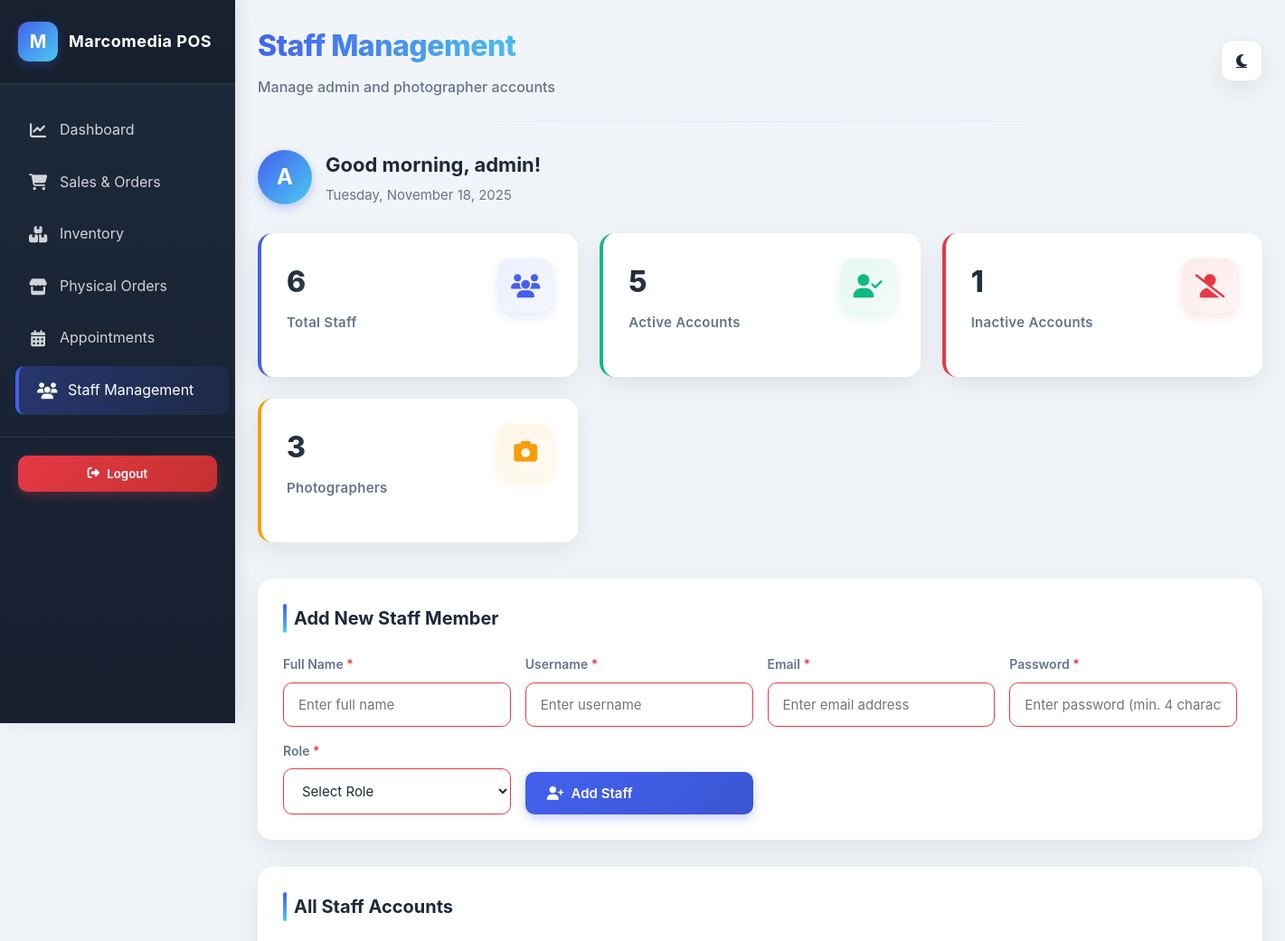
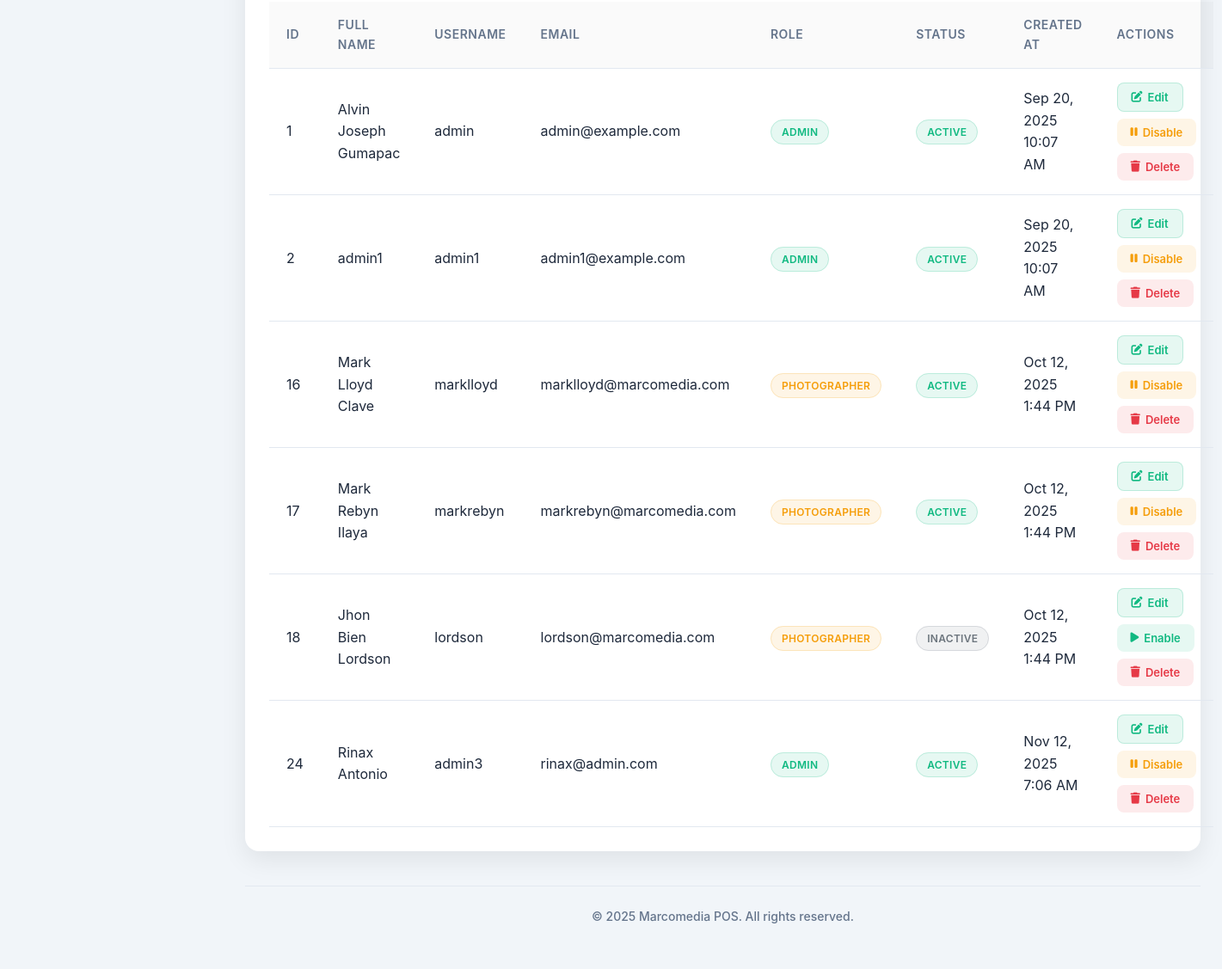
The page /user_management.php (signed in) on the database its author committed (2 pictures, top to bottom).
### tables this page shows
CREATE TABLE IF NOT EXISTS `users` (
  `id` int(11) NOT NULL AUTO_INCREMENT,
  `name` varchar(100) DEFAULT NULL,
  `fullname` varchar(255) NOT NULL,
  `username` varchar(100) NOT NULL,
  `email` varchar(255) NOT NULL,
  `password_hash` varchar(255) NOT NULL,
  `role` enum('admin','photographer','customer') NOT NULL DEFAULT 'customer',
  `created_at` timestamp NOT NULL DEFAULT current_timestamp(),
  `status` enum('active','inactive') DEFAULT 'active',
  `profile_image` varchar(255) DEFAULT NULL,
  PRIMARY KEY (`id`),
  UNIQUE KEY `username` (`username`),
  UNIQUE KEY `email` (`email`),
  UNIQUE KEY `username_2` (`username`)
);

### user_management.php (the view, shortened to what this page needs)
<?php
require 'db.php';
$current_role = $_SESSION['role'];
$users = [];
$admins = [];
$photographers = [];
$activeUsers = 0;
if ($_SESSION['role'] === 'admin') {
    $res = $conn->query("SELECT * FROM users WHERE role IN ('admin', 'photographer') ORDER BY id ASC");
    if ($res) {
        $users = $res->fetch_all(MYSQLI_ASSOC);
        foreach ($users as $user) {
            if ($user['role'] === 'admin') {
                $admins[] = $user;
            } elseif ($user['role'] === 'photographer') {
                $photographers[] = $user;
            }
            if ($user['status'] === 'active') {
                $activeUsers++;
            }
        }
    } else {
        $error = "Could not load users: " . $conn->error;
    }
}
$totalUsers = count($users);
$totalPhotographers = count($photographers);
$inactiveUsers = $totalUsers - $activeUsers;
$hour = date('H');
if ($hour < 12) {
    $greeting = "Good morning";
} elseif ($hour < 18) {
    $greeting = "Good afternoon";
} else {
    $greeting = "Good evening";
}
$username = isset($_SESSION['username']) ? $_SESSION['username'] : 'Admin';
?>
<!DOCTYPE html>
<html lang="en">
<head>
  <link rel="stylesheet" href="https://cdnjs.cloudflare.com/ajax/libs/font-awesome/6.4.0/css/all.min.css">
</head>
<body class="<?php echo $_SESSION['dark_mode'] ? 'dark-mode' : 'light-mode'; ?>">
  <div class="sidebar" id="sidebar">
    <div class="sidebar-header">
        <div class="logo">M</div>
        <div class="sidebar-title">Marcomedia POS</div>
    </div>
    <div class="sidebar-menu">
        <?php if ($current_role === 'admin'): ?>
            <a href="index.php" class="menu-item <?php echo basename($_SERVER['PHP_SELF']) === 'index.php' ? 'active' : ''; ?>">
                <i class="fas fa-chart-line"></i>
                <span class="menu-text">Dashboard</span>
            </a>
            <a href="sales.php" class="menu-item <?php echo basename($_SERVER['PHP_SELF']) === 'sales.php' ? 'active' : ''; ?>">
                <i class="fas fa-shopping-cart"></i>
                <span class="menu-text">Sales & Orders</span>
            </a>
            <a href="stock.php" class="menu-item <?php echo basename($_SERVER['PHP_SELF']) === 'stock.php' ? 'active' : ''; ?>">
                <i class="fas fa-boxes"></i>
                <span class="menu-text">Inventory</span>
            </a>
            <a href="physical_orders.php" class="menu-item <?php echo basename($_SERVER['PHP_SELF']) === 'physical_orders.php' ? 'active' : ''; ?>">
                <i class="fas fa-store"></i>
                <span class="menu-text">Physical Orders</span>
            </a>
            <a href="appointment.php" class="menu-item <?php echo basename($_SERVER['PHP_SELF']) === 'appointment.php' ? 'active' : ''; ?>">
                <i class="fas fa-calendar-alt"></i>
                <span class="menu-text">Appointments</span>
            </a>
            <a href="user_management.php" class="menu-item <?php echo basename($_SERVER['PHP_SELF']) === 'user_management.php' ? 'active' : ''; ?>">
                <i class="fas fa-users"></i>
                <span class="menu-text">Staff Management</span>
            </a>
        <?php endif; ?>
    </div>
    <div class="sidebar-footer">
        <form action="logout.php" method="POST">
            <button type="submit" class="logout-btn">
                <i class="fas fa-sign-out-alt"></i> Logout
            </button>
        </form>
    </div>
  </div>
  <div class="main-content">
    <div class="header">
      <div class="header-title">
        <h1>Staff Management</h1>
        <p>Manage admin and photographer accounts</p>
      </div>
      <div class="header-actions">
        <a href="?toggle_dark_mode=1" class="theme-toggle">
          <i class="fas fa-moon"></i>
        </a>
      </div>
    </div>
    <div class="welcome-container">
      <div class="welcome-avatar"><?php echo strtoupper(substr($username, 0, 1)); ?></div>
      <div class="welcome-text">
        <h2><?php echo $greeting; ?>, <?php echo htmlspecialchars($username); ?>!</h2>
        <p id="current-date"><?php echo date('l, F j, Y'); ?></p>
      </div>
    </div>
    <div class="stats-grid">
      <div class="stat-card">
        <div class="stat-header">
          <div>
            <div class="stat-value"><?php echo $totalUsers; ?></div>
            <div class="stat-label">Total Staff</div>
          </div>
          <div class="stat-icon">
            <i class="fas fa-users"></i>
          </div>
        </div>
      </div>
      <div class="stat-card success">
        <div class="stat-header">
          <div>
            <div class="stat-value"><?php echo $activeUsers; ?></div>
            <div class="stat-label">Active Accounts</div>
          </div>
          <div class="stat-icon">
            <i class="fas fa-user-check"></i>
          </div>
        </div>
      </div>
      <div class="stat-card danger">
        <div class="stat-header">
          <div>
            <div class="stat-value"><?php echo $inactiveUsers; ?></div>
            <div class="stat-label">Inactive Accounts</div>
          </div>
          <div class="stat-icon">
            <i class="fas fa-user-slash"></i>
          </div>
        </div>
      </div>
      <div class="stat-card warning">
        <div class="stat-header">
          <div>
            <div class="stat-value"><?php echo $totalPhotographers; ?></div>
            <div class="stat-label">Photographers</div>
          </div>
          <div class="stat-icon">
            <i class="fas fa-camera"></i>
          </div>
        </div>
      </div>
    </div>
    <div class="form-container">
      <div class="section-header">
        <div class="section-title">Add New Staff Member</div>
      </div>
      <form method="POST" id="addUserForm">
        <div class="form-grid">
          <div class="form-group">
            <label for="fullname" class="required">Full Name</label>
            <input type="text" id="fullname" name="fullname" class="form-control"
                   value="<?php echo htmlspecialchars($_POST['fullname'] ?? ''); ?>"
                   placeholder="Enter full name" required>
          </div>
          <div class="form-group">
            <label for="username" class="required">Username</label>
            <input type="text" id="username" name="username" class="form-control"
                   value="<?php echo htmlspecialchars($_POST['username'] ?? ''); ?>"
                   placeholder="Enter username" required>
          </div>
          <div class="form-group">
            <label for="email" class="required">Email</label>
            <input type="email" id="email" name="email" class="form-control"
                   value="<?php echo htmlspecialchars($_POST['email'] ?? ''); ?>"
                   placeholder="Enter email address" required>
          </div>
          <div class="form-group">
            <label for="password" class="required">Password</label>
            <input type="password" id="password" name="password" class="form-control"
                   placeholder="Enter password (min. 4 characters)" required minlength="4">
          </div>
          <div class="form-group">
            <label for="role" class="required">Role</label>
            <select id="role" name="role" class="form-control" required>
              <option value="">Select Role</option>
            </select>
          </div>
          <div class="form-group">
            <button type="submit" name="add_user" class="btn btn-primary">
              <i class="fas fa-user-plus"></i> Add Staff
            </button>
          </div>
        </div>
      </form>
    </div>
    <div class="table-container">
      <div class="section-header">
        <div class="section-title">All Staff Accounts</div>
      </div>
      <div class="table-responsive">
        <table class="table">
          <thead>
            <tr>
              <th>ID</th>
              <th>Full Name</th>
              <th>Username</th>
              <th>Email</th>
              <th>Role</th>
              <th>Status</th>
              <th>Created At</th>
              <th>Actions</th>
            </tr>
          </thead>
          <tbody>
            <?php if (empty($users)): ?>
              <tr>
                <td colspan="8" style="text-align: center; color: var(--text-muted); padding: 40px;">
                  <i class="fas fa-users" style="font-size: 48px; margin-bottom: 16px; display: block;"></i>
                  No staff accounts found
                </td>
              </tr>
            <?php else: ?>
              <?php foreach ($users as $user): ?>
                <tr>
                  <td><?= $user['id'] ?></td>
                  <td><?= htmlspecialchars($user['fullname']) ?></td>
                  <td><?= htmlspecialchars($user['username']) ?></td>
                  <td><?= htmlspecialchars($user['email']) ?></td>
                  <td>
                    <span class="role-badge <?= $user['role'] === 'admin' ? 'role-admin' : 'role-photographer' ?>">
                      <?= strtoupper($user['role']) ?>
                    </span>
                  </td>
                  <td>
                    <span class="status-badge <?= $user['status'] === 'active' ? 'status-active' : 'status-inactive' ?>">
                      <?= $user['status'] === 'active' ? 'ACTIVE' : 'INACTIVE' ?>
                    </span>
                  </td>
                  <td><?= date('M j, Y g:i A', strtotime($user['created_at'])) ?></td>
                  <td class="action-cell">
                    <button type="button" class="action-btn success edit-user-btn"
                            data-id="<?= $user['id'] ?>"
                            data-fullname="<?= htmlspecialchars($user['fullname']) ?>"
                            data-username="<?= htmlspecialchars($user['username']) ?>"
                            data-email="<?= htmlspecialchars($user['email']) ?>"
                            data-role="<?= $user['role'] ?>"
                            data-status="<?= $user['status'] ?>">
                      <i class="fas fa-edit"></i> Edit
                    </button>
                    <form method="POST" style="display: inline;">
                      <button type="submit" name="toggle_status" class="action-btn <?= $user['status'] === 'active' ? 'warning' : 'success' ?>"
                              onclick="return confirm('Are you sure you want to <?= $user['status'] === 'active' ? 'disable' : 'enable' ?> <?= htmlspecialchars($user['fullname']) ?>?')">
                        <i class="fas fa-<?= $user['status'] === 'active' ? 'pause' : 'play' ?>"></i>
                        <?= $user['status'] === 'active' ? 'Disable' : 'Enable' ?>
                      </button>
                    </form>
                    <form method="POST" style="display: inline;">
                      <button type="submit" name="delete_user" class="action-btn danger"
                              onclick="return confirm('Are you sure you want to delete <?= htmlspecialchars($user['fullname']) ?>? This action cannot be undone.')">
                        <i class="fas fa-trash"></i> Delete
                      </button>
                    </form>
                  </td>
                </tr>
              <?php endforeach; ?>
            <?php endif; ?>
          </tbody>
        </table>
      </div>
    </div>
    <div class="footer">
      <p>&copy; <?php echo date('Y'); ?> Marcomedia POS. All rights reserved.</p>
    </div>
  </div>
</body>
</html>

### rows shown on the page
users: id "1", fullname "Alvin Joseph Gumapac", username "admin", email "admin@example.com", role "ADMIN", status "ACTIVE", created_at "Sep 20, 2025 10:07 AM"
users: id "2", fullname "admin1", username "admin1", email "admin1@example.com", role "ADMIN", status "ACTIVE", created_at "Sep 20, 2025 10:07 AM"
users: id "16", fullname "Mark Lloyd Clave", username "marklloyd", email "marklloyd@marcomedia.com", role "PHOTOGRAPHER", status "ACTIVE", created_at "Oct 12, 2025 1:44 PM"
users: id "17", fullname "Mark Rebyn Ilaya", username "markrebyn", email "markrebyn@marcomedia.com", role "PHOTOGRAPHER", status "ACTIVE", created_at "Oct 12, 2025 1:44 PM"
users: id "18", fullname "Jhon Bien Lordson", username "lordson", email "lordson@marcomedia.com", role "PHOTOGRAPHER", status "INACTIVE", created_at "Oct 12, 2025 1:44 PM"
users: id "24", fullname "Rinax Antonio", username "admin3", email "rinax@admin.com", role "ADMIN", status "ACTIVE", created_at "Nov 12, 2025 7:06 AM"

### other values the page prints
substr($username, 0, 1) "A"
$greeting "Good morning"
$username "admin"
$totalUsers "6"
$activeUsers "5"
$inactiveUsers "1"
$totalPhotographers "3"
